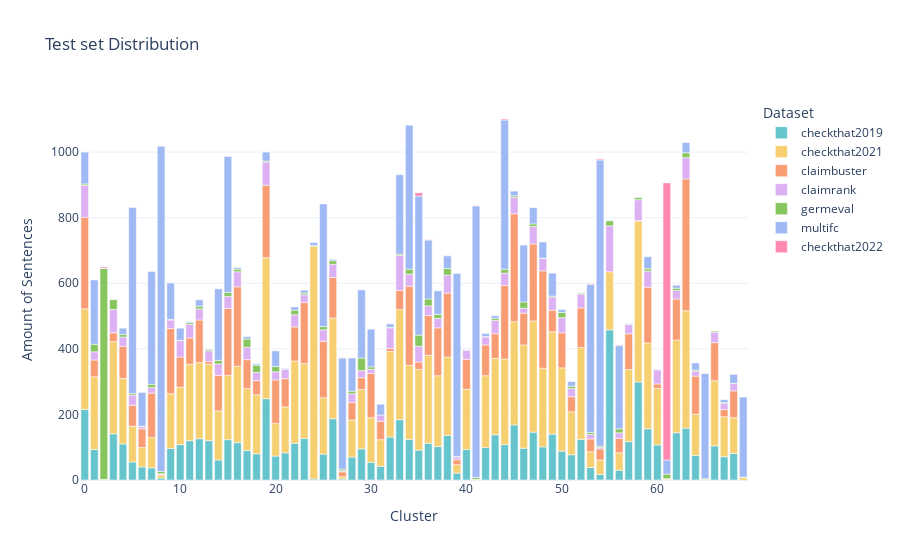

This figure's notebook cell:
### Code cell
fig = px.bar(df.groupby(['cluster','dataset']).size().reset_index().rename(columns={0:'count'}), 
        x="cluster", 
        y="count", 
        color="dataset", 
        color_discrete_sequence= px.colors.qualitative.Pastel, 
        template="plotly_white",
        orientation='v',title="Test set Distribution")
fig.update_layout(xaxis={'categoryorder':'total descending'})
fig.update_layout({'xaxis_title':'Cluster'})
fig.update_layout({'yaxis_title':'Amount of Sentences'})
fig.update_layout(legend=dict(title="Dataset"))
fig.show()

### Figure 1 — Plotly figure (JSON) as saved in the notebook; plotly's stock layout.template omitted (floating-point values rounded to 4 significant figures)
{"data": [{"alignmentgroup": "True", "hovertemplate": "dataset=checkthat2019<br>cluster=%{x}<br>count=%{y}<extra></extra>", "legendgroup": "checkthat2019", "marker": {"color": "rgb(102, 197, 204)", "pattern": {"shape": ""}}, "name": "checkthat2019", "offsetgroup": "checkthat2019", "orientation": "v", "showlegend": true, "textposition": "auto", "type": "bar", "x": [0, 1, 3, 4, 5, 6, 7, 8, 9, 10, 11, 12, 13, 14, 15, 16, 17, 18, 19, 20, 21, 22, 23, 24, 25, 26, 27, 28, 29, 30, 31, 32, 33, 34, 35, 36, 37, 38, 39, 40, 41, 42, 43, 44, 45, 46, 47, 48, 49, 50, 51, 52, 53, 54, 55, 56, 57, 58, 59, 60, 62, 63, 64, 66, 67, 68], "xaxis": "x", "y": [215, 93, 141, 110, 55, 40, 37, 6, 96, 108, 120, 126, 120, 61, 123, 114, 90, 80, 248, 73, 83, 112, 127, 3, 79, 187, 3, 70, 95, 54, 42, 131, 184, 124, 91, 112, 102, 136, 21, 93, 1, 99, 138, 108, 168, 97, 146, 101, 140, 88, 77, 124, 38, 17, 458, 30, 117, 299, 156, 107, 144, 158, 75, 104, 71, 81], "yaxis": "y"}, {"alignmentgroup": "True", "hovertemplate": "dataset=checkthat2021<br>cluster=%{x}<br>count=%{y}<extra></extra>", "legendgroup": "checkthat2021", "marker": {"color": "rgb(246, 207, 113)", "pattern": {"shape": ""}}, "name": "checkthat2021", "offsetgroup": "checkthat2021", "orientation": "v", "showlegend": true, "textposition": "auto", "type": "bar", "x": [0, 1, 2, 3, 4, 5, 6, 7, 8, 9, 10, 11, 12, 13, 14, 15, 16, 17, 18, 19, 20, 21, 22, 23, 24, 25, 26, 27, 28, 29, 30, 31, 32, 33, 34, 35, 36, 37, 38, 39, 40, 41, 42, 43, 44, 45, 46, 47, 48, 49, 50, 51, 52, 53, 54, 55, 56, 57, 58, 59, 60, 61, 62, 63, 64, 65, 66, 67, 68, 69], "xaxis": "x", "y": [307, 222, 2, 281, 200, 109, 59, 93, 9, 167, 175, 233, 232, 233, 150, 196, 233, 189, 180, 430, 99, 140, 251, 228, 710, 172, 307, 7, 113, 181, 136, 81, 261, 336, 226, 246, 268, 216, 239, 26, 184, 1, 219, 233, 261, 315, 315, 339, 240, 312, 254, 131, 280, 48, 44, 177, 53, 220, 491, 262, 172, 1, 283, 358, 126, 2, 199, 122, 109, 8], "yaxis": "y"}, {"alignmentgroup": "True", "hovertemplate": "dataset=claimbuster<br>cluster=%{x}<br>count=%{y}<extra></extra>", "legendgroup": "claimbuster", "marker": {"color": "rgb(248, 156, 116)", "pattern": {"shape": ""}}, "name": "claimbuster", "offsetgroup": "claimbuster", "orientation": "v", "showlegend": true, "textposition": "auto", "type": "bar", "x": [0, 1, 3, 4, 5, 6, 7, 8, 9, 10, 11, 12, 13, 14, 15, 16, 17, 18, 19, 20, 21, 22, 23, 25, 26, 27, 28, 29, 30, 31, 32, 33, 34, 35, 36, 37, 38, 39, 40, 42, 43, 44, 45, 46, 47, 48, 49, 50, 51, 52, 53, 54, 56, 57, 58, 59, 60, 61, 62, 63, 64, 66, 67, 68], "xaxis": "x", "y": [279, 51, 27, 98, 64, 57, 135, 2, 199, 92, 80, 130, 8, 108, 204, 242, 88, 43, 221, 133, 86, 104, 186, 172, 124, 15, 53, 36, 135, 56, 9, 58, 241, 23, 122, 146, 195, 15, 91, 94, 75, 224, 329, 97, 235, 297, 66, 107, 46, 121, 39, 34, 44, 109, 1, 170, 14, 2, 125, 402, 116, 116, 22, 82], "yaxis": "y"}, {"alignmentgroup": "True", "hovertemplate": "dataset=claimrank<br>cluster=%{x}<br>count=%{y}<extra></extra>", "legendgroup": "claimrank", "marker": {"color": "rgb(220, 176, 242)", "pattern": {"shape": ""}}, "name": "claimrank", "offsetgroup": "claimrank", "orientation": "v", "showlegend": true, "textposition": "auto", "type": "bar", "x": [0, 1, 3, 4, 5, 6, 7, 8, 9, 10, 11, 12, 13, 14, 15, 16, 17, 18, 19, 20, 21, 22, 23, 25, 26, 27, 28, 29, 30, 31, 32, 33, 34, 35, 36, 37, 38, 39, 40, 42, 43, 44, 45, 46, 47, 48, 49, 50, 51, 52, 53, 54, 55, 56, 57, 58, 59, 60, 61, 62, 63, 64, 66, 67, 68], "xaxis": "x", "y": [98, 25, 71, 28, 31, 7, 17, 2, 26, 50, 42, 34, 33, 35, 37, 46, 38, 25, 71, 25, 28, 37, 24, 35, 40, 3, 27, 22, 13, 19, 63, 107, 37, 48, 29, 29, 55, 8, 28, 24, 41, 38, 50, 15, 53, 38, 40, 46, 25, 42, 14, 4, 140, 17, 28, 64, 49, 43, 1, 26, 65, 15, 32, 19, 22], "yaxis": "y"}, {"alignmentgroup": "True", "hovertemplate": "dataset=germeval<br>cluster=%{x}<br>count=%{y}<extra></extra>", "legendgroup": "germeval", "marker": {"color": "rgb(135, 197, 95)", "pattern": {"shape": ""}}, "name": "germeval", "offsetgroup": "germeval", "orientation": "v", "showlegend": true, "textposition": "auto", "type": "bar", "x": [0, 1, 2, 3, 4, 5, 6, 7, 8, 9, 10, 11, 12, 13, 14, 15, 16, 17, 18, 19, 20, 22, 23, 24, 25, 26, 27, 28, 29, 30, 32, 33, 34, 35, 36, 37, 38, 39, 40, 41, 42, 43, 44, 45, 46, 47, 48, 49, 50, 51, 52, 53, 54, 55, 56, 57, 58, 59, 61, 62, 63, 64, 65, 66, 67, 68, 69], "xaxis": "x", "y": [4, 23, 643, 30, 8, 5, 1, 10, 7, 2, 1, 5, 8, 4, 11, 12, 8, 25, 22, 3, 16, 14, 5, 2, 10, 11, 5, 8, 38, 7, 2, 4, 15, 34, 21, 12, 20, 2, 1, 6, 2, 6, 12, 5, 19, 8, 1, 3, 16, 7, 3, 6, 4, 16, 12, 1, 7, 7, 14, 7, 15, 3, 2, 3, 2, 1, 1], "yaxis": "y"}, {"alignmentgroup": "True", "hovertemplate": "dataset=multifc<br>cluster=%{x}<br>count=%{y}<extra></extra>", "legendgroup": "multifc", "marker": {"color": "rgb(158, 185, 243)", "pattern": {"shape": ""}}, "name": "multifc", "offsetgroup": "multifc", "orientation": "v", "showlegend": true, "textposition": "auto", "type": "bar", "x": [0, 1, 2, 4, 5, 6, 7, 8, 9, 10, 11, 12, 14, 15, 16, 17, 18, 19, 20, 21, 22, 23, 24, 25, 26, 27, 28, 29, 30, 31, 32, 33, 34, 35, 36, 37, 38, 39, 40, 41, 42, 43, 44, 45, 46, 47, 48, 49, 50, 51, 52, 53, 54, 55, 56, 57, 58, 59, 60, 61, 62, 63, 64, 65, 67, 68, 69], "xaxis": "x", "y": [97, 196, 1, 19, 567, 103, 344, 992, 111, 37, 3, 20, 218, 415, 5, 7, 4, 27, 48, 3, 10, 9, 9, 374, 4, 339, 101, 208, 115, 33, 10, 242, 439, 424, 180, 72, 39, 558, 1, 828, 9, 8, 455, 14, 174, 50, 49, 70, 9, 14, 1, 452, 873, 1, 254, 2, 1, 37, 1, 43, 9, 31, 22, 321, 9, 27, 244], "yaxis": "y"}, {"alignmentgroup": "True", "hovertemplate": "dataset=checkthat2022<br>cluster=%{x}<br>count=%{y}<extra></extra>", "legendgroup": "checkthat2022", "marker": {"color": "rgb(254, 136, 177)", "pattern": {"shape": ""}}, "name": "checkthat2022", "offsetgroup": "checkthat2022", "orientation": "v", "showlegend": true, "textposition": "auto", "type": "bar", "x": [2, 12, 27, 35, 36, 38, 41, 44, 46, 47, 53, 54, 56, 61, 65], "xaxis": "x", "y": [4, 1, 1, 10, 1, 1, 1, 3, 1, 1, 2, 3, 2, 845, 1], "yaxis": "y"}], "layout": {"barmode": "relative", "legend": {"title": {"text": "Dataset"}, "tracegroupgap": 0}, "title": {"text": "Test set Distribution"}, "xaxis": {"anchor": "y", "categoryorder": "total descending", "domain": [0, 1], "title": {"text": "Cluster"}}, "yaxis": {"anchor": "x", "domain": [0, 1], "title": {"text": "Amount of Sentences"}}}}
